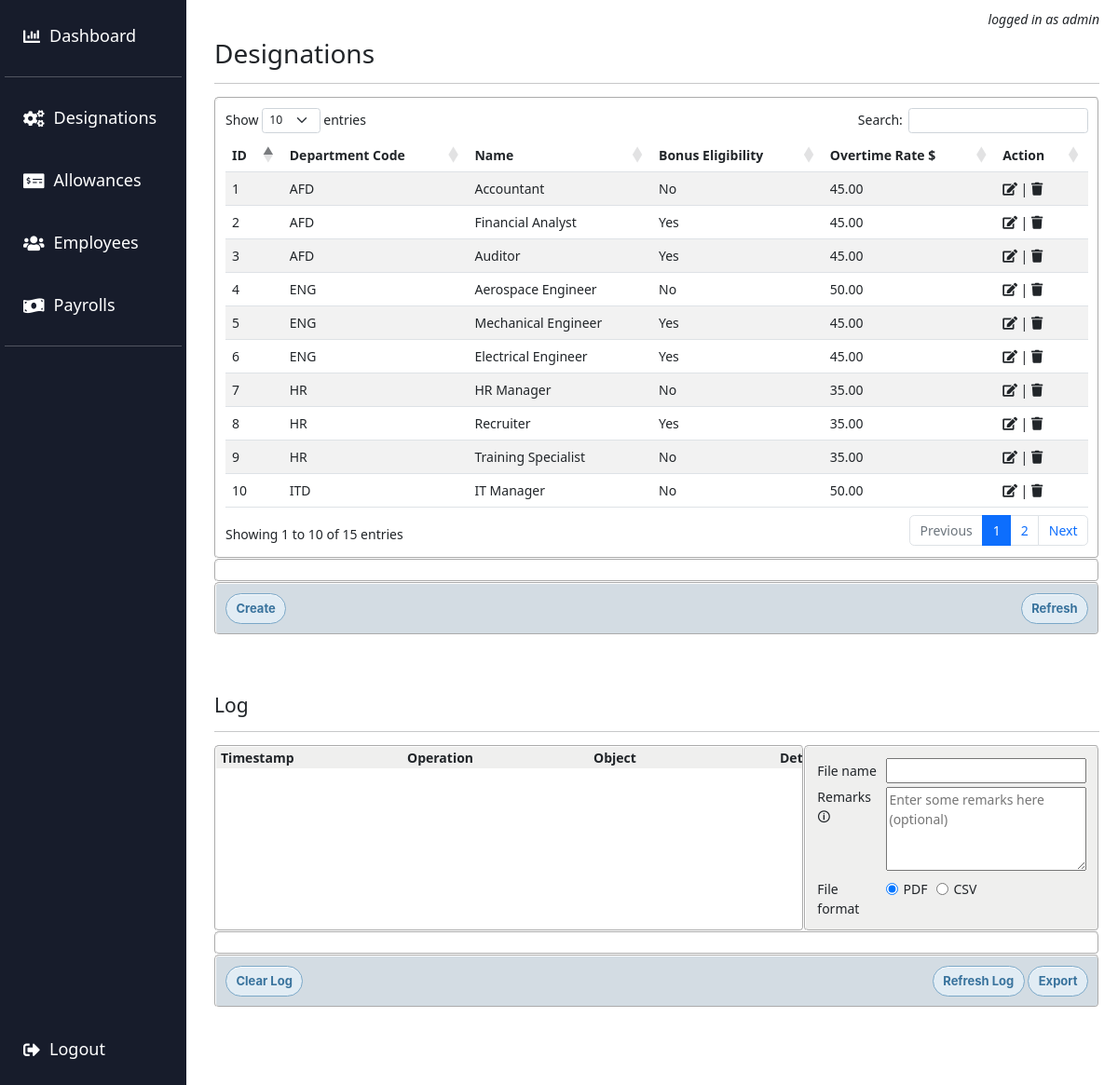
/admin/designations.php (signed in), run on the app's committed database.
### tables this page shows
CREATE TABLE `designations` (
  `id` int(11) NOT NULL,
  `department_code` varchar(255) DEFAULT NULL,
  `name` varchar(255) NOT NULL,
  `bonus_eligible` tinyint(1) NOT NULL,
  `overtime_rate` decimal(10,2) NOT NULL
);

### admin/designations.php (the view, shortened to what this page needs)
<?php
    include '../scripts/connectdb.php';
?>
<!DOCTYPE html>
<html>
<head>
    <link rel="stylesheet" href="https://cdnjs.cloudflare.com/ajax/libs/twitter-bootstrap/5.2.0/css/bootstrap.min.css">
    <link rel="stylesheet" href="https://cdn.datatables.net/1.13.4/css/dataTables.bootstrap5.min.css">
    <link rel="stylesheet" href="https://cdnjs.cloudflare.com/ajax/libs/font-awesome/5.15.4/css/all.min.css">
    <link rel="stylesheet" href="../styles/button-8.css">
    <link rel="stylesheet" href="../styles/modal.css">
    <link rel="stylesheet" href="../styles/scrollbars.css">
    <link rel="stylesheet" href="../styles/forms.css">
    <link rel="stylesheet" href="../styles/base.css">
</head>
<body>
    <?php include '../includes/sidebar.php'; ?>
    <main>
        <p style="text-align: right; font-style: italic; position: relative; bottom: 10px;">logged in as <?php echo $_SESSION['username']; ?></p>
        <h2>Designations</h2>
        <hr>
        <div style="border-radius: 5px; border: 2px groove white; padding: 10px;">
            <table id="example" class="table table-striped" style="width:100%">
                <thead>
                    <tr>
                        <th>ID</th>
                        <th>Department Code</th>
                        <th>Name</th>
                        <th>Bonus Eligibility</th>
                        <th>Overtime Rate $</th>
                        <th>Action</th>
                    </tr>
                </thead>
                <tbody>
                    <?php
                        $result = $conn->query("SELECT * FROM designations");
                        while ($row = $result->fetch_assoc()) {
                            echo "<tr>";
                            echo "<td>" . $row['id'] . "</td>";
                            echo "<td>" . $row['department_code'] . "</td>";
                            echo "<td>" . $row['name'] . "</td>";
                            echo "<td>" . ($row['bonus_eligible'] ? 'Yes' : 'No') . "</td>";
                            echo "<td>" . number_format($row['overtime_rate'], 2) . "</td>";
                            echo "<td><i class='fas fa-edit'></i> | <i class='fas fa-trash'></i></td>";
                            echo "</tr>";
                        }
                    ?>
                </tbody>
            </table>
        </div>
        <div id="general-message" style="height: 25px; padding-left: 5px; font-style: italic; border-radius: 5px; border: 2px groove white;"></div>
        <div style="display: flex; justify-content: space-between; background-color: #d3dce3; padding: 10px; border-radius: 5px; border: 2px groove white;">
            <button id="createButton" class="button-8">Create</button>
            <button id="refreshButton" class="button-8">Refresh</button>
        </div>
        <br><br><br>
        <?php include '../includes/log-section.php'; ?>
        <br><br><br>
    </main>
</body>
</html>

### styles/button-8.css (style rules this page uses)
.button-8 { background-color: #e1ecf4; border-radius: 20px; border: 1px solid #7aa7c7; box-shadow: rgba(255, 255, 255, .7) 0 1px 0 0 inset; box-sizing: border-box; color: #39739d; cursor: pointer; display: inline-block; font-family: -apple-system,system-ui,"Segoe UI","Liberation Sans",sans-serif; font-size: 13px; font-weight: bold; line-height: 1.15385; margin: 0; outline: none; padding: 8px .8em; position: relative; text-align: center; text-decoration: none; user-select: none; -webkit-user-select: none; touch-action: manipulation; vertical-align: baseline; white-space: nowrap; }

### styles/base.css (style rules this page uses)
html { box-sizing: border-box; font-size: 14px; }
*, *:before, *:after { box-sizing: inherit; }
body, h1, h2, h3, h4, h5, h6, p, ol, ul { margin: 0; padding: 0; font-weight: normal; }
main { padding: 20px; padding-left: 230px; }
button { font-size: inherit; font-family: inherit; background-color: inherit; }

### data on the page
designations: id "1", department_code "AFD", name "Accountant", bonus_eligible "No", overtime_rate "45.00"
designations: id "2", department_code "AFD", name "Financial Analyst", bonus_eligible "Yes", overtime_rate "45.00"
designations: id "3", department_code "AFD", name "Auditor", bonus_eligible "Yes", overtime_rate "45.00"
designations: id "4", department_code "ENG", name "Aerospace Engineer", bonus_eligible "No", overtime_rate "50.00"
designations: id "5", department_code "ENG", name "Mechanical Engineer", bonus_eligible "Yes", overtime_rate "45.00"
designations: id "6", department_code "ENG", name "Electrical Engineer", bonus_eligible "Yes", overtime_rate "45.00"
designations: id "7", department_code "HR", name "HR Manager", bonus_eligible "No", overtime_rate "35.00"
designations: id "8", department_code "HR", name "Recruiter", bonus_eligible "Yes", overtime_rate "35.00"
designations: id "9", department_code "HR", name "Training Specialist", bonus_eligible "No", overtime_rate "35.00"
designations: id "10", department_code "ITD", name "IT Manager", bonus_eligible "No", overtime_rate "50.00"

### other printed values
$_SESSION['username'] "admin"
